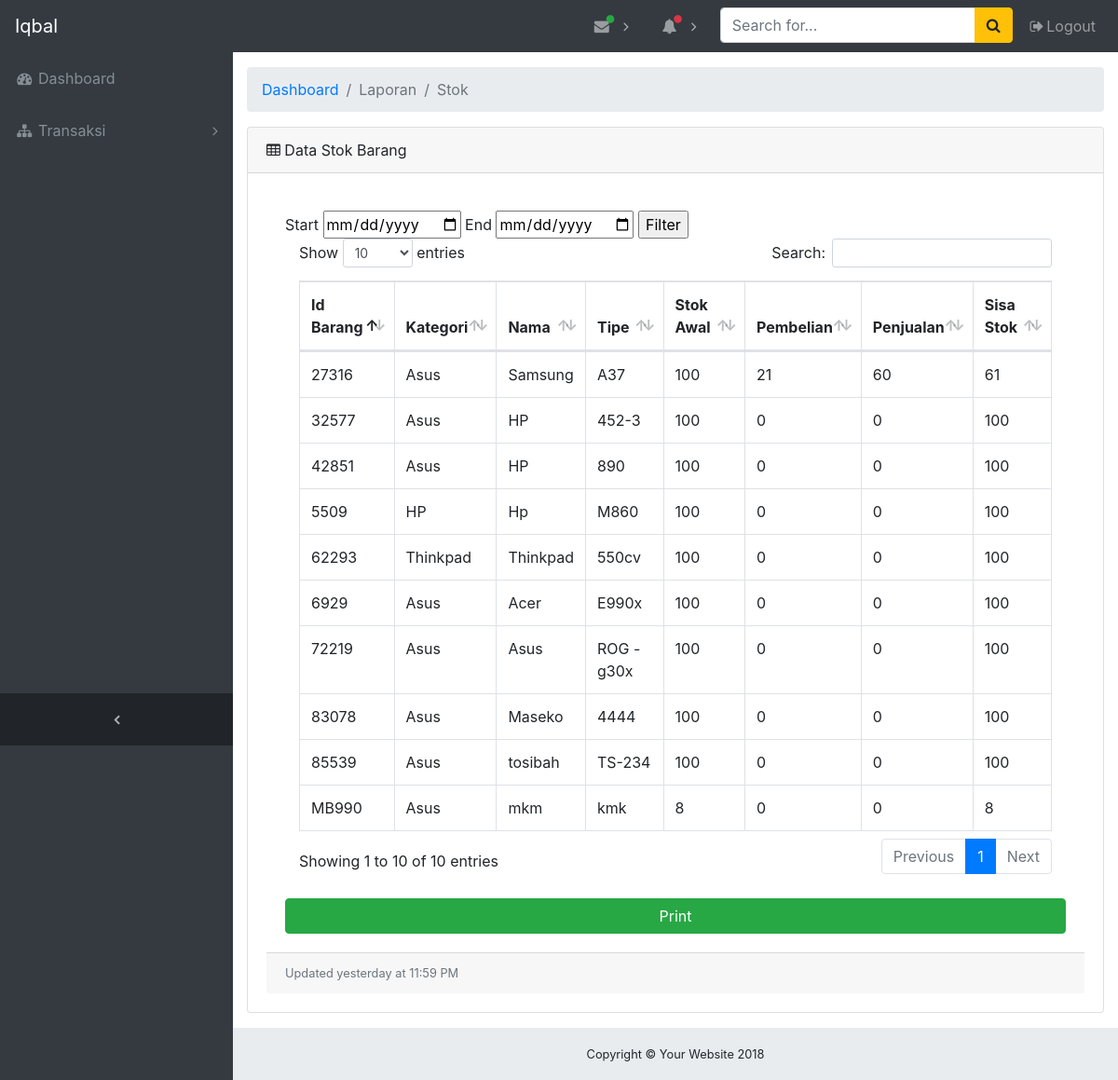
Page /Lstok.php (signed in) on the committed database.
### tables this page shows
CREATE TABLE `barang` (
  `id_barang` varchar(5) NOT NULL,
  `id_kategori` varchar(5) NOT NULL,
  `nama_barang` varchar(100) NOT NULL,
  `tipe` varchar(100) NOT NULL,
  `stok` varchar(100) NOT NULL,
  `stokawal` varchar(100) NOT NULL,
  `pembelian` varchar(100) NOT NULL,
  `penjualan` varchar(100) NOT NULL,
  `harga_beli` varchar(100) NOT NULL,
  `harga_jual` varchar(100) NOT NULL,
  `tanggal` date NOT NULL
);

CREATE TABLE `kategori` (
  `id_kategori` varchar(5) NOT NULL,
  `nama_kategori` varchar(100) NOT NULL
);

### Lstok.php (the view, shortened to what this page needs)
<?php
include 'php/koneksi.php';
 if (empty($_SESSION['username'])) {
 header("location:index.php");
 } else {?>
<!DOCTYPE html>
<html lang="en">
<head>
  <link href="vendor/bootstrap/css/bootstrap.min.css" rel="stylesheet">
  <link href="vendor/font-awesome/css/font-awesome.min.css" rel="stylesheet" type="text/css">
  <link href="vendor/datatables/dataTables.bootstrap4.css" rel="stylesheet">
  <link href="css/sb-admin.css" rel="stylesheet">
</head>
<body class="fixed-nav sticky-footer bg-dark" id="page-top">
  <nav class="navbar navbar-expand-lg navbar-dark bg-dark fixed-top" id="mainNav">
    <a class="navbar-brand" href="dashboard.php"><?php echo $_SESSION['nama_user']; ?></a>
    <div class="collapse navbar-collapse" id="navbarResponsive">
      <ul class="navbar-nav navbar-sidenav" id="exampleAccordion">
        <li class="nav-item" data-toggle="tooltip" data-placement="right" title="Dashboard">
          <a class="nav-link" href="dashboard.php">
            <i class="fa fa-fw fa-dashboard"></i>
            <span class="nav-link-text">Dashboard</span>
          </a>
        </li>
        <?php if ( $_SESSION['status']=="gudang") { ?>
          <li class="nav-item" data-toggle="tooltip" data-placement="right" title="Example Pages">
            <a class="nav-link nav-link-collapse collapsed" data-toggle="collapse" href="#collapseExamplePages" data-parent="#exampleAccordion">
              <i class="fa fa-fw fa-file"></i>
              <span class="nav-link-text">Laporan</span>
            </a>
            <ul class="sidenav-second-level collapse" id="collapseExamplePages">
              <li>
                <a href="Lstok.php">Stok</a>
              </li>
              <li>
                <a href="Lpembelian.php">Pembelian</a>
              </li>
              <li>
                <a href="Lpenjualan.php">Penjualan</a>
              </li>
            </ul>
          </li>
        </ul>
      <?php  } elseif ($_SESSION['status']=="kasir") { ?>
        <li class="nav-item" data-toggle="tooltip" data-placement="right" title="Menu Levels">
          <a class="nav-link nav-link-collapse collapsed" data-toggle="collapse" href="#collapseMulti" data-parent="#exampleAccordion">
            <i class="fa fa-fw fa-sitemap"></i>
            <span class="nav-link-text">Transaksi</span>
          </a>
        </li>
      </ul>
  <?php  } ?>
      <ul class="navbar-nav sidenav-toggler">
        <li class="nav-item">
          <a class="nav-link text-center" id="sidenavToggler">
            <i class="fa fa-fw fa-angle-left"></i>
          </a>
        </li>
      </ul>
      <ul class="navbar-nav ml-auto">
        <li class="nav-item dropdown">
          <a class="nav-link dropdown-toggle mr-lg-2" id="messagesDropdown" href="#" data-toggle="dropdown" aria-haspopup="true" aria-expanded="false">
            <i class="fa fa-fw fa-envelope"></i>
            <span class="indicator text-success d-none d-lg-block">
              <i class="fa fa-fw fa-circle"></i>
            </span>
          </a>
        </li>
        <li class="nav-item dropdown">
          <a class="nav-link dropdown-toggle mr-lg-2" id="alertsDropdown" href="#" data-toggle="dropdown" aria-haspopup="true" aria-expanded="false">
            <i class="fa fa-fw fa-bell"></i>
            <span class="indicator text-danger d-none d-lg-block">
              <i class="fa fa-fw fa-circle"></i>
            </span>
          </a>
        </li>
        <li class="nav-item">
          <form class="form-inline my-2 my-lg-0 mr-lg-2">
            <div class="input-group">
              <input class="form-control" type="text" placeholder="Search for...">
              <span class="input-group-append">
                <button class="btn btn-warning" type="button">
                  <i class="fa fa-search"></i>
                </button>
              </span>
            </div>
          </form>
        </li>
        <li class="nav-item">
          <a class="nav-link" data-toggle="modal" data-target="#exampleModal">
            <i class="fa fa-fw fa-sign-out"></i>Logout</a>
        </li>
      </ul>
    </div>
  </nav>
  <div class="content-wrapper">
    <div class="container-fluid">
      <ol class="breadcrumb">
        <li class="breadcrumb-item">
          <a href="dashboard.php">Dashboard</a>
        </li>
        <li class="breadcrumb-item active">Laporan</li>
        <li class="breadcrumb-item active">Stok</li>
      </ol>
    <div class="card mb-3">
      <div class="card-header">
        <i class="fa fa-table"></i> Data Stok Barang</div>
      <div class="card-body">
        <div class="card-body">
        <div class="table-responsive">
          <form  action="filterstok.php" method="post">
          Start
          <input type="date" name="datestart" value="">
          End
          <input type="date" name="dateend" value="">
          <input type="submit" name="filter" value="Filter">
          </form>
          <?php   $results = mysqli_query($conn, "SELECT  k.id_kategori ,nama_kategori, id_barang, nama_barang, tipe, stok,stokawal,pembelian,penjualan, harga_beli, harga_jual FROM kategori k JOIN barang pn USING(id_kategori);");?>
          <table class="table table-bordered" id="dataTable" width="100%" cellspacing="0">
            <thead>
              <tr>
                <th>Id Barang</th>
                <th>Kategori</th>
                <th>Nama</th>
                <th>Tipe</th>
                <th>Stok Awal</th>
                <th>Pembelian</th>
                <th>Penjualan</th>
                <th>Sisa Stok</th>
              </tr>
            </thead>
            <tbody>
              <?php while ($row = mysqli_fetch_array($results)) { ?>
              <tr>
                <td><?php echo $row['id_barang']; ?></td>
                <td><?php echo $row['nama_kategori']; ?></td>
                <td><?php echo $row['nama_barang']; ?></td>
                <td><?php echo $row['tipe']; ?></td>
                <td><?php echo $row['stokawal']; ?></td>
                <td><?php echo $row['pembelian']; ?></td>
                <td><?php echo $row['penjualan']; ?></td>
                <td><?php echo $row['stok']; ?></td>
              <?php } ?>
            </tbody>
          </table>
          <br>
          <a class="btn btn-success btn-block" href="php/coba.php">Print</a>
        </div>
      </div>
      <div class="card-footer small text-muted">Updated yesterday at 11:59 PM</div>
    </div>
    </div>
    <footer class="sticky-footer">
      <div class="container">
        <div class="text-center">
          <small>Copyright © Your Website 2018</small>
        </div>
      </div>
    </footer>
  </div>
</body>
</html>
<?php } ?>

### css/sb-admin.css (style rules this page uses)
html { position: relative; min-height: 100%; }
body { overflow-x: hidden; }
body.sticky-footer { margin-bottom: 56px; }
body.sticky-footer .content-wrapper { min-height: calc(100vh - 56px - 56px); }
body.fixed-nav { padding-top: 56px; }
.content-wrapper { min-height: calc(100vh - 56px); padding-top: 1rem; }
#mainNav .navbar-collapse { overflow: auto; max-height: 75vh; }
#mainNav .navbar-collapse .navbar-nav .nav-item .nav-link { cursor: pointer; }
#mainNav .navbar-collapse .navbar-sidenav .nav-link-collapse:after { float: right; content: '\f107'; font-family: 'FontAwesome'; }
#mainNav .navbar-collapse .navbar-sidenav .nav-link-collapse.collapsed:after { content: '\f105'; }
#mainNav .navbar-collapse .sidenav-toggler { display: none; }
#mainNav .navbar-collapse .navbar-nav > .nav-item.dropdown > .nav-link { position: relative; min-width: 45px; }
#mainNav .navbar-collapse .navbar-nav > .nav-item.dropdown > .nav-link:after { float: right; width: auto; content: '\f105'; border: none; font-family: 'FontAwesome'; }
#mainNav .navbar-collapse .navbar-nav > .nav-item.dropdown > .nav-link .indicator { position: absolute; top: 5px; left: 21px; font-size: 10px; }
@media (min-width: 992px) { #mainNav .navbar-brand { width: 250px; } }
@media (min-width: 992px) { #mainNav .navbar-collapse { overflow: visible; max-height: none; } }
@media (min-width: 992px) { #mainNav .navbar-collapse .navbar-sidenav { position: absolute; top: 0; left: 0; -webkit-flex-direction: column; -ms-flex-direction: column; flex-direction: column; margin-top: 56px; } }
@media (min-width: 992px) { #mainNav .navbar-collapse .navbar-sidenav > .nav-item { width: 250px; padding: 0; } }
@media (min-width: 992px) { #mainNav .navbar-collapse .navbar-sidenav > .nav-item > .nav-link { padding: 1em; } }
@media (min-width: 992px) { #mainNav .navbar-collapse .navbar-nav > .nav-item.dropdown > .nav-link { min-width: 0; } }
@media (min-width: 992px) { #mainNav .navbar-collapse .navbar-nav > .nav-item.dropdown > .nav-link:after { width: 24px; text-align: center; } }
#mainNav.fixed-top .sidenav-toggler { display: none; }
@media (min-width: 992px) { #mainNav.fixed-top .navbar-sidenav { height: calc(100vh - 112px); } }
@media (min-width: 992px) { #mainNav.fixed-top .sidenav-toggler { position: absolute; top: 0; left: 0; display: flex; -webkit-flex-direction: column; -ms-flex-direction: column; flex-direction: column; margin-top: calc(100vh - 56px); } }
@media (min-width: 992px) { #mainNav.fixed-top .sidenav-toggler > .nav-item { width: 250px; padding: 0; } }
@media (min-width: 992px) { #mainNav.fixed-top .sidenav-toggler > .nav-item > .nav-link { padding: 1em; } }
#mainNav.fixed-top.navbar-dark .sidenav-toggler { background-color: #212529; }
#mainNav.fixed-top.navbar-dark .sidenav-toggler a i { color: #adb5bd; }
.content-wrapper { overflow-x: hidden; background: white; }
@media (min-width: 992px) { .content-wrapper { margin-left: 250px; } }
#sidenavToggler i { font-weight: 800; }
#mainNav.navbar-dark .navbar-collapse .navbar-sidenav .nav-link-collapse:after { color: #868e96; }
#mainNav.navbar-dark .navbar-collapse .navbar-sidenav > .nav-item > .nav-link { color: #868e96; }
#mainNav.navbar-dark .navbar-collapse .navbar-nav > .nav-item.dropdown > .nav-link:after { color: #adb5bd; }
@media (min-width: 992px) { #mainNav.navbar-dark .navbar-collapse .navbar-sidenav { background: #343a40; } }
footer.sticky-footer { position: absolute; right: 0; bottom: 0; width: 100%; height: 56px; background-color: #e9ecef; line-height: 55px; }
@media (min-width: 992px) { footer.sticky-footer { width: calc(100% - 250px); } }

### rows in the picture
barang: id_barang "27316", id_kategori.nama_kategori "Asus", nama_barang "Samsung", tipe "A37", stokawal "100", pembelian "21", penjualan "60", stok "61"
barang: id_barang "32577", id_kategori.nama_kategori "Asus", nama_barang "HP", tipe "452-3", stokawal "100", pembelian "0", penjualan "0", stok "100"
barang: id_barang "42851", id_kategori.nama_kategori "Asus", nama_barang "HP", tipe "890", stokawal "100", pembelian "0", penjualan "0", stok "100"
barang: id_barang "5509", id_kategori.nama_kategori "HP", nama_barang "Hp", tipe "M860", stokawal "100", pembelian "0", penjualan "0", stok "100"
barang: id_barang "62293", id_kategori.nama_kategori "Thinkpad", nama_barang "Thinkpad", tipe "550cv", stokawal "100", pembelian "0", penjualan "0", stok "100"
barang: id_barang "6929", id_kategori.nama_kategori "Asus", nama_barang "Acer", tipe "E990x", stokawal "100", pembelian "0", penjualan "0", stok "100"
barang: id_barang "72219", id_kategori.nama_kategori "Asus", nama_barang "Asus", tipe "ROG - g30x", stokawal "100", pembelian "0", penjualan "0", stok "100"
barang: id_barang "83078", id_kategori.nama_kategori "Asus", nama_barang "Maseko", tipe "4444", stokawal "100", pembelian "0", penjualan "0", stok "100"
barang: id_barang "85539", id_kategori.nama_kategori "Asus", nama_barang "tosibah", tipe "TS-234", stokawal "100", pembelian "0", penjualan "0", stok "100"
barang: id_barang "MB990", id_kategori.nama_kategori "Asus", nama_barang "mkm", tipe "kmk", stokawal "8", pembelian "0", penjualan "0", stok "8"

### other values in the picture
$_SESSION['nama_user'] "Iqbal"
